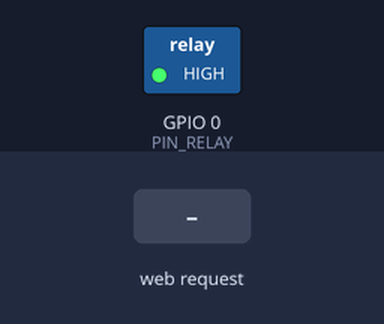
A sketch run on a simulated ESP8266 (NodeMCU). On the bench: switched loads named in the sketch (green lamp = pin HIGH). Inputs (shaded band) come from the test bench. WiFi joins after 1.5 s; servers stay silent unless stated.

Above: at 2.7 s.
2.8 s: HTTP request GET /on received
At 3.9 s:
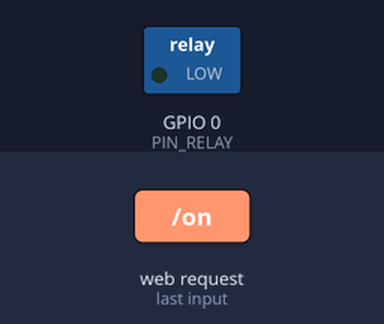
4.3 s: HTTP request GET /off received
At 5.1 s:
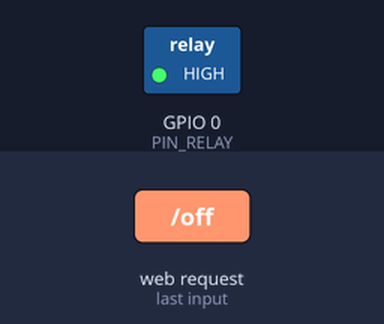
Timing chart, 0 to 7.3 s (numbered marks = the images above; inputs shaded):
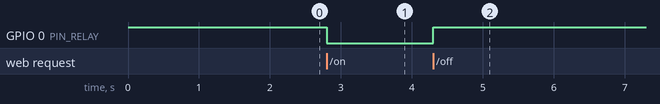

Measured:
- after the input at 2.8 s, GPIO 0 (PIN_RELAY): HIGH → LOW at once
- after the input at 4.3 s, GPIO 0 (PIN_RELAY): LOW → HIGH at once

The sketch:

web.ino
```cpp
#include <ESP8266WiFi.h>
#include <ESP8266WebServer.h>

// Wi-Fi network configuration
const char* ssid = "YOUR_SSID";
const char* password = "YOUR_PASSWORD";

// Set fixed IP and network parameters
IPAddress local_IP(192, 168, 18, 191);     // <--- Change to desired IP
IPAddress gateway(192, 168, 18, 1);        // Your router/gateway IP
IPAddress subnet(255, 255, 255, 0);
IPAddress primaryDNS(8, 8, 8, 8);          // Optional
IPAddress secondaryDNS(8, 8, 4, 4);        // Optional

#define PIN_RELAY 0 // Relay control pin (Usually GPIO0 on ESP-01S)

ESP8266WebServer server(80);
bool relayOn = false;

// Relay control functions
void turnOnRelay() {
  digitalWrite(PIN_RELAY, LOW); // Relay active LOW on most modules
  relayOn = true;
  server.send(200, "text/plain", "Relay ON");
}
void turnOffRelay() {
  digitalWrite(PIN_RELAY, HIGH); // Deactivate relay
  relayOn = false;
  server.send(200, "text/plain", "Relay OFF");
}
void relayStatus() {
  String msg = "<html><body><h2>Relay Status:</h2>";
  msg += "<p>Relay is: <b>" + String(relayOn ? "ON" : "OFF") + "</b></p>";
  msg += "<a href=\"/on\">Turn On</a> | <a href=\"/off\">Turn Off</a>";
  msg += "</body></html>";
  server.send(200, "text/html", msg);
}

void setup() {
  pinMode(PIN_RELAY, OUTPUT);
  digitalWrite(PIN_RELAY, HIGH); // Relay starts off

  // Configure Wi-Fi with fixed IP
  WiFi.config(local_IP, gateway, subnet, primaryDNS, secondaryDNS);
  WiFi.begin(ssid, password);

  // Wait for connection
  while (WiFi.status() != WL_CONNECTED) {
    delay(500);
  }

  // Initialize web server
  server.on("/", relayStatus);
  server.on("/on", turnOnRelay);
  server.on("/off", turnOffRelay);
  server.begin();
}

void loop() {
  server.handleClient();
}
```
